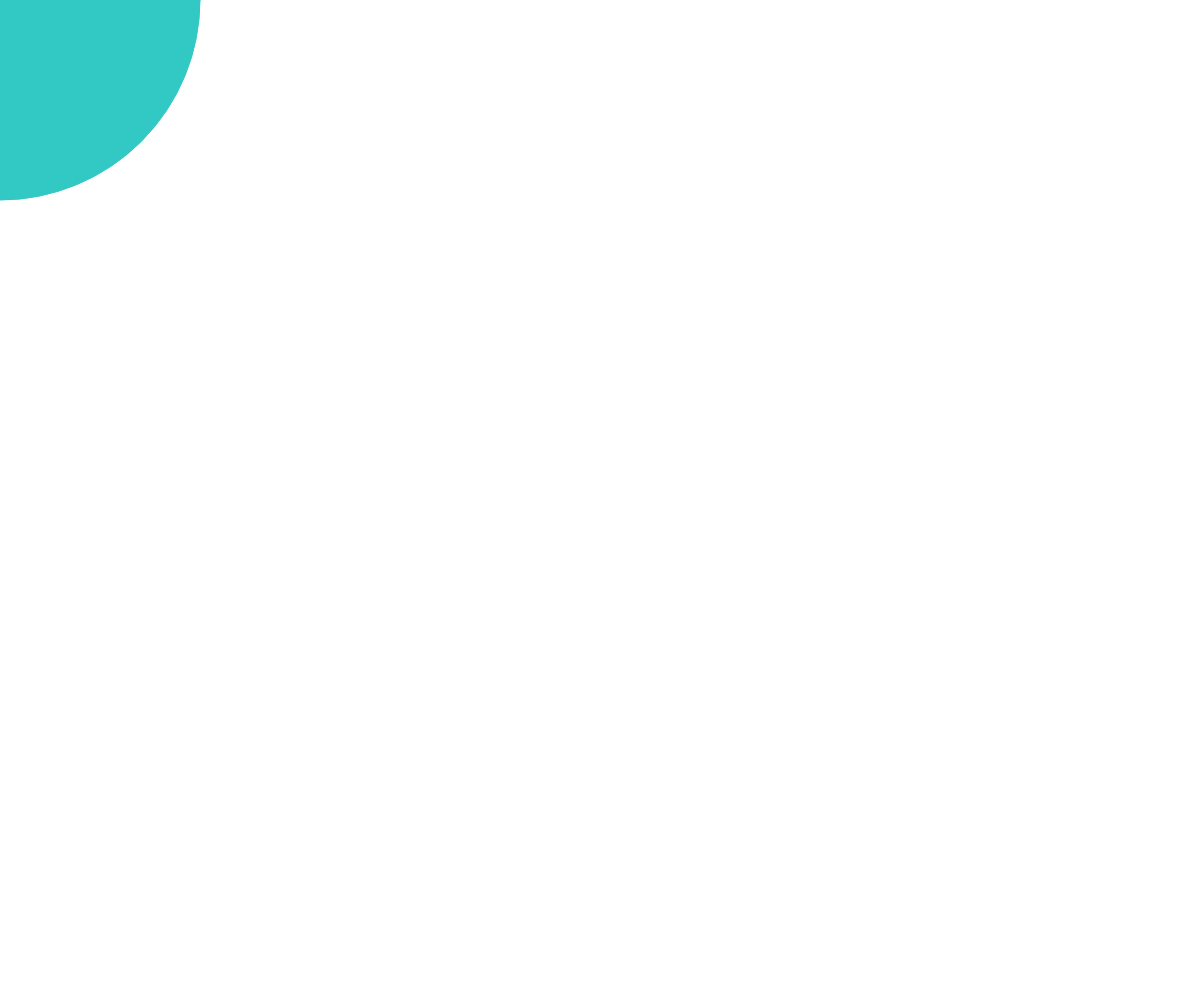
Frame 1 (no input)
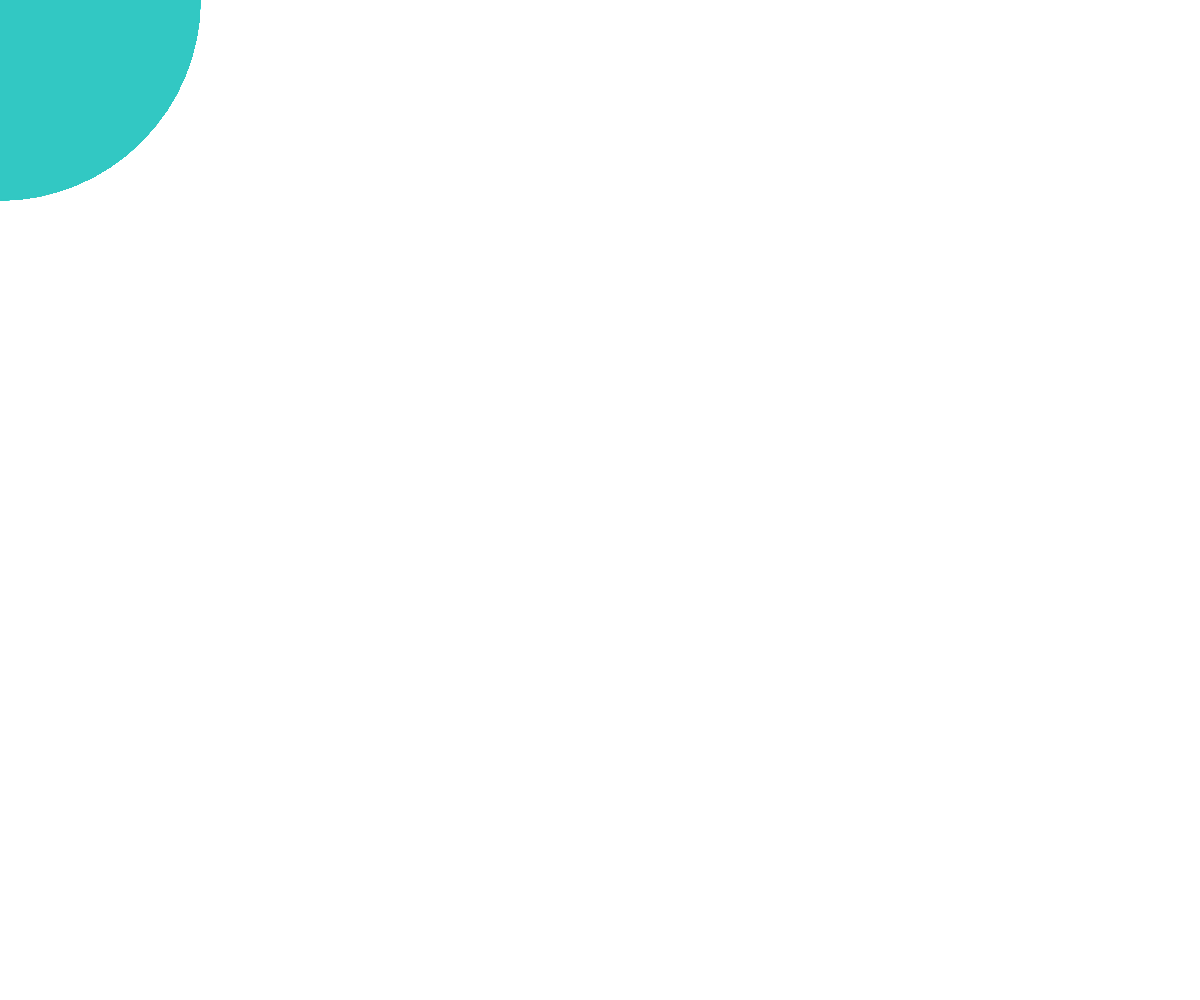
Frame 60 (no input)
Frame 120 (the mouse pressed at the canvas centre since frame 60): identical to frame 60, image omitted

The p5.js sketch that drew these frames (run headless with seeded random() and noise() and a simulated clock; from frame 60 on, the mouse is pressed at the canvas centre):

// p5.js sketch
// ── sketch.js

function setup() {
    createCanvas(windowWidth, windowHeight);
    //add code!

    stroke(50, 200, 195);
    fill(50, 200, 195);
    background('white');
}

function draw() {
    //add code!
    if(mouseIsPressed)
    {
        stroke('white');
        fill('white');
    }
    else
    {
        stroke(50, 200, 195);
        fill(50, 200, 195);
        // fill('black');
    }
    ellipse(mouseX, mouseY, 400, 400);
}
